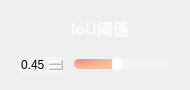
                 <widget class="QFrame" name="IOU_QF">
                  <property name="minimumSize">
                   <size>
                    <width>190</width>
                    <height>90</height>
                   </size>
                  </property>
                  <property name="maximumSize">
                   <size>
                    <width>190</width>
                    <height>90</height>
                   </size>
                  </property>
                  <property name="styleSheet">
                   <string notr="true">QFrame#IOU_QF{
border:2px solid rgba(255, 255, 255, 70);
border-radius:15px;
}</string>
                  </property>
                  <layout class="QVBoxLayout" name="verticalLayout_15">
                   <item>
                    <widget class="QPushButton" name="ToggleBotton_2">
                     <property name="sizePolicy">
                      <sizepolicy hsizetype="Expanding" vsizetype="Fixed">
                       <horstretch>0</horstretch>
                       <verstretch>0</verstretch>
                      </sizepolicy>
                     </property>
                     <property name="minimumSize">
                      <size>
                       <width>0</width>
                       <height>30</height>
                      </size>
                     </property>
                     <property name="maximumSize">
                      <size>
                       <width>16777215</width>
                       <height>30</height>
                      </size>
                     </property>
                     <property name="font">
                      <font>
                       <family>Microsoft YaHei UI</family>
                       <pointsize>12</pointsize>
                       <weight>87</weight>
                       <italic>false</italic>
                       <bold>true</bold>
                      </font>
                     </property>
                     <property name="cursor">
                      <cursorShape>ArrowCursor</cursorShape>
                     </property>
                     <property name="mouseTracking">
                      <bool>true</bool>
                     </property>
                     <property name="focusPolicy">
                      <enum>Qt::StrongFocus</enum>
                     </property>
                     <property name="contextMenuPolicy">
                      <enum>Qt::DefaultContextMenu</enum>
                     </property>
                     <property name="layoutDirection">
                      <enum>Qt::LeftToRight</enum>
                     </property>
                     <property name="autoFillBackground">
                      <bool>false</bool>
                     </property>
                     <property name="styleSheet">
                      <string notr="true">QPushButton{
background-image: url(:/all/img/IOU.png);
background-repeat: no-repeat;
background-position: left center;
border: none;
border-left: 20px solid transparent;

text-align: left;
padding-left: 40px;
padding-bottom: 4px;
color: rgba(255, 255, 255, 199);
font:700 12pt &quot;Microsoft YaHei UI&quot;;
}</string>
                     </property>
                     <property name="text">
                      <string>IoU阈值</string>
                     </property>
                     <property name="icon">
                      <iconset theme="zoom-out">
                       <normaloff>.</normaloff>.</iconset>
                     </property>
                     <property name="autoDefault">
                      <bool>false</bool>
                     </property>
                     <property name="default">
                      <bool>false</bool>
                     </property>
                     <property name="flat">
                      <bool>false</bool>
                     </property>
                    </widget>
                   </item>
                   <item>
                    <widget class="QFrame" name="frame_3">
                     <property name="sizePolicy">
                      <sizepolicy hsizetype="Preferred" vsizetype="Preferred">
                       <horstretch>0</horstretch>
                       <verstretch>0</verstretch>
                      </sizepolicy>
                     </property>
                     <property name="minimumSize">
                      <size>
                       <width>0</width>
                       <height>20</height>
                      </size>
                     </property>
                     <property name="maximumSize">
                      <size>
                       <width>16777215</width>
                       <height>20</height>
                      </size>
                     </property>
                     <layout class="QHBoxLayout" name="horizontalLayout_10">
                      <property name="spacing">
                       <number>10</number>
                      </property>
                      <property name="leftMargin">
                       <number>8</number>
                      </property>
                      <property name="topMargin">
                       <number>0</number>
                      </property>
                      <property name="rightMargin">
                       <number>10</number>
                      </property>
                      <property name="bottomMargin">
                       <number>0</number>
                      </property>
                      <item>
                       <widget class="QDoubleSpinBox" name="iou_spinbox">
                        <property name="cursor">
                         <cursorShape>PointingHandCursor</cursorShape>
                        </property>
                        <property name="styleSheet">
                         <string notr="true">QDoubleSpinBox {
border: 0px solid lightgray;
border-radius: 2px;
background-color: rgba(255,255,255,90);
font: 600 9pt &quot;Segoe UI&quot;;
}
        
QDoubleSpinBox::up-button {
width: 10px;
height: 9px;
margin: 0px 3px 0px 0px;
border-image: url(:/all/img/box_up.png);
}
QDoubleSpinBox::up-button:pressed {
margin-top: 1px;
}
            
QDoubleSpinBox::down-button {
width: 10px;
height: 9px;
margin: 0px 3px 0px 0px;
border-image: url(:/all/img/box_down.png);
}
QDoubleSpinBox::down-button:pressed {
margin-bottom: 1px;
}</string>
                        </property>
                        <property name="minimum">
                         <double>0.010000000000000</double>
                        </property>
                        <property name="maximum">
                         <double>1.000000000000000</double>
                        </property>
                        <property name="singleStep">
                         <double>0.050000000000000</double>
                        </property>
                        <property name="value">
                         <double>0.450000000000000</double>
                        </property>
                       </widget>
                      </item>
                      <item>
                       <widget class="QSlider" name="iou_slider">
                        <property name="cursor">
                         <cursorShape>PointingHandCursor</cursorShape>
                        </property>
                        <property name="styleSheet">
                         <string notr="true">QSlider::groove:horizontal {
border: none;
height: 10px;
background-color: rgba(255,255,255,90);
border-radius: 5px;
}

QSlider::handle:horizontal {
width: 10px;
margin: -1px 0px -1px 0px;
border-radius: 3px;
background-color: white;
}

QSlider::sub-page:horizontal {
background-color: qradialgradient(cx:0, cy:0, radius:1, fx:0.1, fy:0.1, stop:0 rgb(253, 139, 133),  stop:1 rgb(248, 194, 152));
border-radius: 5px;
}</string>
                        </property>
                        <property name="minimum">
                         <number>1</number>
                        </property>
                        <property name="maximum">
                         <number>100</number>
                        </property>
                        <property name="value">
                         <number>45</number>
                        </property>
                        <property name="orientation">
                         <enum>Qt::Horizontal</enum>
                        </property>
                       </widget>
                      </item>
                     </layout>
                    </widget>
                   </item>
                  </layout>
                 </widget>
